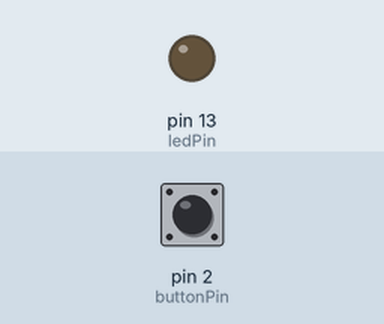
Recording of a sketch running on a simulated Arduino Uno, built with avr-gcc and run on an emulated ATmega328P. Parts: output pins drawn as LEDs (lit = HIGH). The inputs (shaded band) are chosen by the test bench; at power-on: pin 2 (buttonPin) LOW.

Above: at 1.2 s.
1.3 s: pin 2 (buttonPin) pulled HIGH for 0.15 s
At 1.8 s:
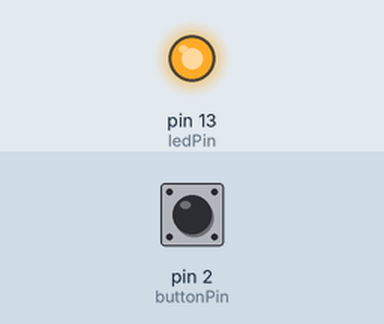
4.4 s: pin 2 (buttonPin) pulled HIGH for 1 s
6.9 s: pin 2 (buttonPin) pulled HIGH for 3.2 s
At 8.3 s:
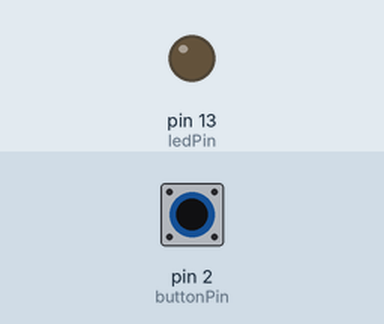
Timing chart, 0 to 9.9 s (numbered marks = the images above; inputs shaded):
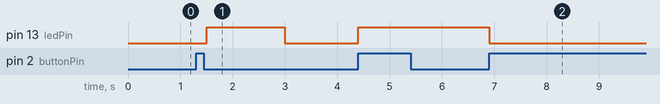

Measured:
- after the input at 1.3 s, pin 13 (ledPin): LOW → HIGH after 0.20 s, → LOW 1.5 s later
- after the input at 6.9 s, pin 13 (ledPin): HIGH → LOW at once

The sketch:

Delay_using_Millis.ino
```cpp
const int ledPin = 13;
const int buttonPin = 2;
volatile int state = 0; // 0 = off, 1 = blink, 2 = on
int ledState = LOW;
const int intervall = 1500;

void setup() {
  pinMode(buttonPin, INPUT);
  pinMode(ledPin, OUTPUT);
  Serial.begin(9600);
  attachInterrupt(digitalPinToInterrupt(buttonPin), changeState, RISING);
}

void loop() {
  static unsigned long lastChange = 0;

  if(state == 0){
    ledState = LOW;
  }
  else if(state == 1){
    /*
    digitalWrite(ledPin, HIGH);
    delay(intervall);
    digitalWrite(ledPin, LOW);
    delay(intervall);
    */

    // siden delay pauser hele Arduino så har vi pause på denne måten istedet:
    if((millis() - lastChange) >= intervall){
      ledState = !ledState;
      lastChange = millis();
    }
  }
  else if(state == 2){
    ledState = HIGH;
  }
  else{
    Serial.println("Invalid state.");
  }
  digitalWrite(ledPin, ledState);
}

void changeState(){
  /*
  Alternativ måte:
  state = (state + 1)%3;
  */

  if(state < 2){
    state++;
  }
  else{
    state = 0;
  }
}
```
